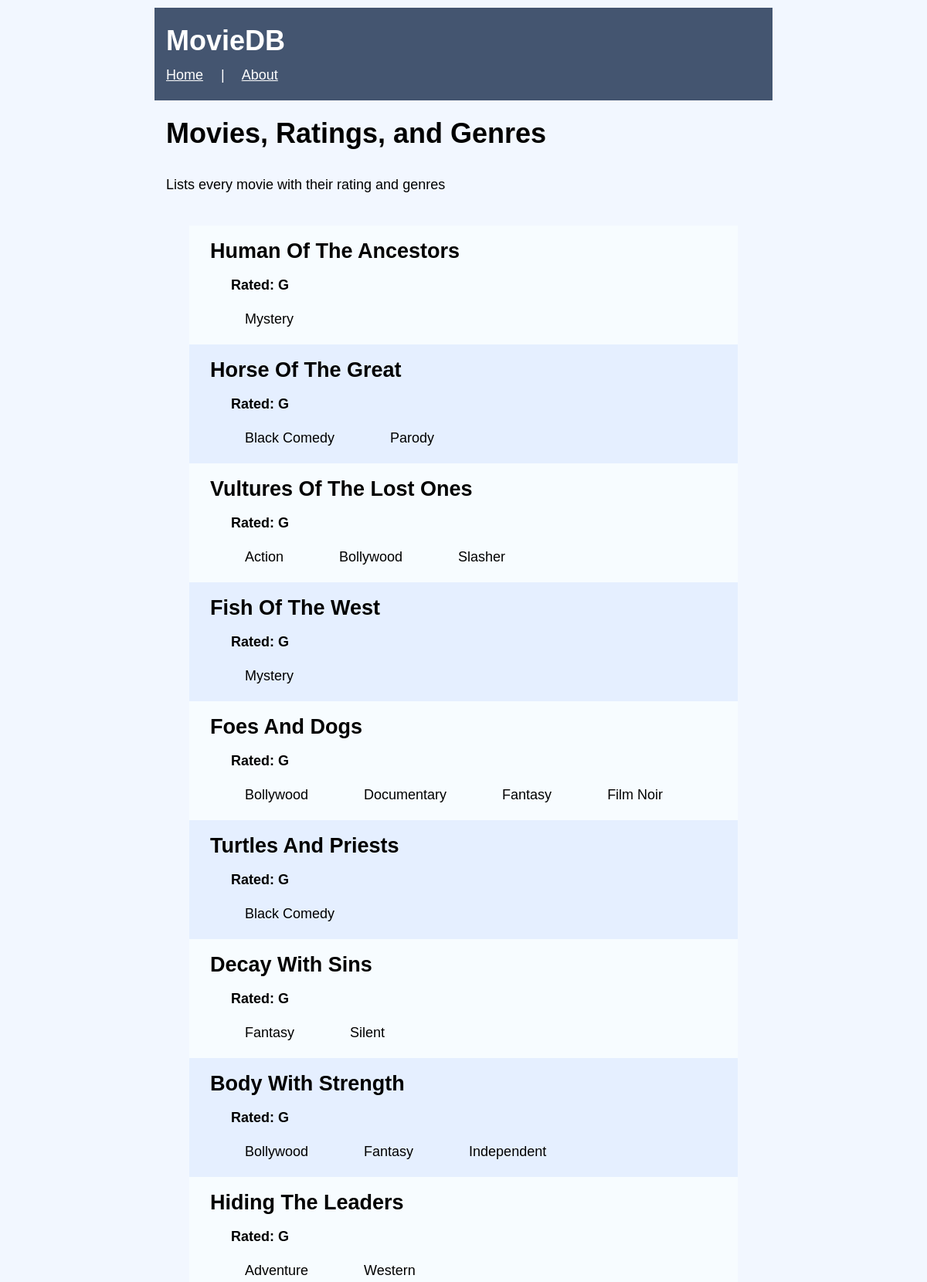
/list_the_movies.php (upper part), run on the app's committed database.
### tables this page shows
CREATE TABLE IF NOT EXISTS Titles(
   MovieID     INTEGER  NOT NULL PRIMARY KEY AUTO_INCREMENT
  ,Title       VARCHAR(36) NOT NULL
  ,Rating      VARCHAR(4) NOT NULL
  ,ReleaseYear INTEGER  NOT NULL
)AUTO_INCREMENT=1001;

CREATE TABLE Genres(
   MovieID  INTEGER  NOT NULL
  ,GenreName VARCHAR(35) NOT NULL
  ,PRIMARY KEY(MovieID, GenreName)
);

### list_the_movies.php (the view, shortened to what this page needs)
<?php
include 'dblogin.php';
include 'htmlhead.php';
include 'menu.php';
?>
        <h1>Movies, Ratings, and Genres</h1>
        <br><br>
        Lists every movie with their rating and genres
        <br><br>
        <div>
        <?php
        $titles = $db->query('SELECT * FROM `Titles`');
echo"<div id='mytable'>";
        echo "<table>";
        while ($movie = $titles->fetch_object()) {
            echo '<tr><td><br><h2>&emsp;' . $movie->Title
                    . '</h2><br><h4> &emsp;&emsp;&emsp;Rated: '
                    . $movie->Rating . '</h4><br>&emsp;';
            $genres = $db->query('SELECT * FROM `Genres` WHERE `MovieID` = '
                    . $movie->MovieID);
            while ($genre = $genres->fetch_object()) {
                echo '&emsp;&emsp;&emsp;' . $genre->GenreName . '&emsp;' ;
            }
            echo '<br><br></td></tr>';
        }
        echo "</table>";
        echo "</div>";
        ?>
        </div>
<?php
include 'foot.php';
?>

### htmlhead.php
<?php
echo '<!DOCTYPE html>
<html>
    <head>
        <title>MovieDB</title>
        <meta charset="UTF-8">
        <meta name="viewport" content="width=device-width, initial-scale=1.0">
        	<link href="style.css" rel="stylesheet">
    </head>
    <body>';
?>

### menu.php
<?php
echo '<div class="wrapper">
    <header class="header">
            <div id="home">        <br><h1>MovieDB</h1><br>
            <a href="index.html">Home</a>
            &emsp;|&emsp;
            <a href="about.php">About</a>
            </div><br>
	</header>
<main class="content"><div><br>';
?>

### foot.php
<?php
echo '    </div>
</main>
</div>
<footer class="footer">
	<center> <br>
        <div>Probably some copyrights or something</div></center>
</footer>
    </body>
</html>';
?>

### style.css (style rules this page uses)
body, dl, dt, dd, ul, ol, li, h1, h2, h3, h4, h5, h6, pre, form, fieldset, input, textarea, p, blockquote, th, td { margin: 0; padding: 0; }
div { margin: 0px; padding-top: 10px; padding-bottom: 10px; padding-left: 15px; padding-right: 15px; }
table { border-collapse: collapse; border-spacing: 0; }
html { height: 100%; }
article, aside, details, figcaption, figure, footer, header, hgroup, main, nav, section, summary { display: block; }
body { font: 18px/22px Arial, sans-serif; width: 100%; height: 100%; background: #f2f7ff; }
.wrapper { width: 800px; margin: 0 auto; min-height: 100%; height: auto !important; height: 100%; }
.header { height: 120px; background: #445570; color: white; }
.content { padding: 0 0 100px; background: f2f7ff; }
#home a:link { color: white; }
#mytable tr:nth-child(even) { background: #e5efff }
#mytable tr:nth-child(odd) { background: #f7fcff }

### data on the page
titles: Title "Human Of The Ancestors", Rating "G"
genres: GenreName "Mystery"
titles: Title "Horse Of The Great", Rating "G"
genres: GenreName "Black Comedy"
genres: GenreName "Parody"
titles: Title "Vultures Of The Lost Ones", Rating "G"
genres: GenreName "Action"
genres: GenreName "Bollywood"
genres: GenreName "Slasher"
titles: Title "Fish Of The West", Rating "G"
genres: GenreName "Mystery"
titles: Title "Foes And Dogs", Rating "G"
genres: GenreName "Bollywood"
genres: GenreName "Documentary"
genres: GenreName "Fantasy"
genres: GenreName "Film Noir"
titles: Title "Turtles And Priests", Rating "G"
genres: GenreName "Black Comedy"
titles: Title "Decay With Sins", Rating "G"
genres: GenreName "Fantasy"
genres: GenreName "Silent"
titles: Title "Body With Strength", Rating "G"
genres: GenreName "Bollywood"
genres: GenreName "Fantasy"
genres: GenreName "Independent"
titles: Title "Hiding The Leaders", Rating "G"
genres: GenreName "Adventure"
genres: GenreName "Western"
